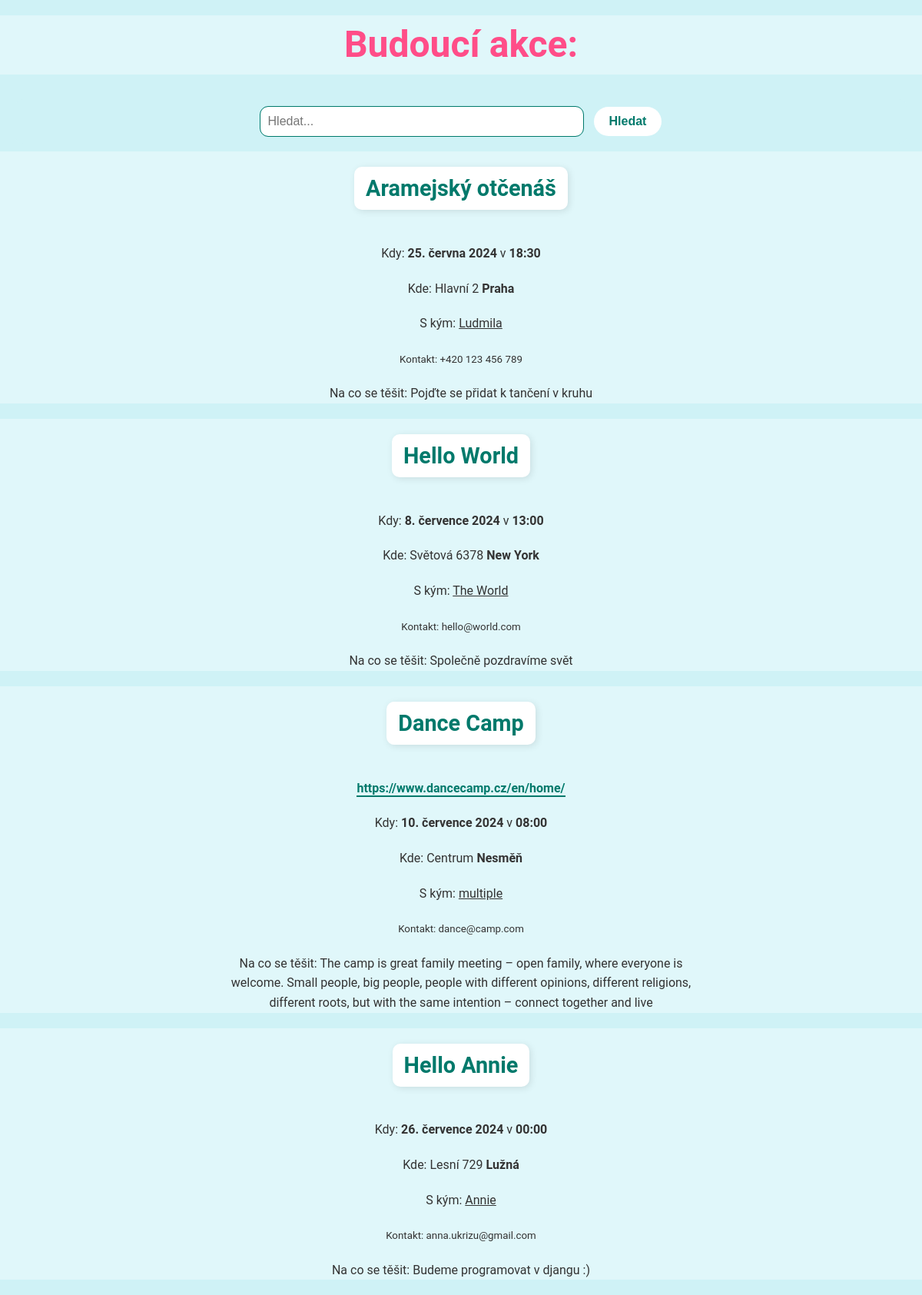
Page /eventlist/events/ on the committed database.
### eventlist/models.py (models this page shows, shortened)
class Event(models.Model):
  title = models.CharField(max_length=100)
  link = models.CharField(max_length=200, null=True, blank=True)
  date_time = models.DateTimeField("DateTime", default=datetime.datetime.now)
  town = models.CharField(max_length=100)
  adress = models.CharField(max_length=100)
  lector = models.CharField(max_length=100)
  contact = models.CharField(max_length=100)
  description = models.TextField()

### eventlist/views.py (the view)
# urls.py: path('events/', views.event_list, name="list"),
def event_list(request):
    events = Event.objects.all().order_by('date_time')
    return render(request, 'eventlist.html', {'events': events})

### eventlist/templatetags/custom_filters.py (called while the page is built)
@register.filter
def format_cz_date(value):
    if isinstance(value, datetime.datetime):
        months = [
            'ledna', 'února', 'března', 'dubna', 'května', 'června',
            'července', 'srpna', 'září', 'října', 'listopadu', 'prosince'
        ]
        day = value.day
        month = months[value.month - 1]
        year = value.year
        return f"{day}. {month} {year}"
    return value

@register.filter
def format_cz_time(value):
    if isinstance(value, datetime.datetime):
        return value.strftime('%H:%M')
    return value

### templates/eventlist.html (shortened to what this page needs)
{% load static %}
{% load custom_filters %}
<!DOCTYPE html>
<html lang="en">
<head>
    <link rel="stylesheet" type="text/css" href="{% static 'css/homepage1.css' %}">
</head>
<body>
    <h1>Budoucí akce:</h1>
    <div class="search-container">
        <form method="get" action="{% url 'eventlist:search' %}">
            <input type="text" name="query" placeholder="Hledat..." value="{{ request.GET.query }}">
            <button type="submit">Hledat</button>
        </form>
    </div>
    <div class="events">
        {% for event in events %}
            <div class="event">
                <h2>{{ event.title }}</h2>
                {% if event.link %}
                    <p><a href="{{ event.link }}">{{ event.link }}</a></p>
                {% endif %}
                <p>Kdy: <b>{{ event.date_time|format_cz_date }}</b> v <b>{{ event.date_time|format_cz_time }}</b></p>
                <p>Kde: {{ event.adress }} <b>{{ event.town }}</b></p>
                <p>S kým: <u>{{ event.lector }}</u></p>
                <p><small>Kontakt: {{ event.contact }}</small></p>
                <p>Na co se těšit: {{ event.description }}</p>
            </div>
        {% endfor %}
    </div>
</body>
</html>

### static/css/homepage1.css (style rules this page uses)
body { font-family: 'Roboto', sans-serif; background-color: #cff2f6; color: #333; margin: 0; padding: 0; line-height: 1.6; text-align: center; }
h1, h2 { text-align: center; color: #00796b; }
h1 { margin-top: 20px; font-size: 3em; font-weight: bold; color: rgb(255, 77, 136); background-color: #e0f7fa; }
h2 { font-size: 1.8em; font-weight: bold; margin-top: 20px; display: inline-block; background-color: #ffffff; padding: 5px 15px; border-radius: 10px; box-shadow: 2px 2px 10px rgba(0, 0, 0, 0.1); }
p { margin: 20px auto; max-width: 600px; padding: 0 15px; }
a { color: #00796b; text-decoration: none; font-weight: bold; border-bottom: 2px solid #00796b; transition: color 0.3s ease, border-bottom-color 0.3s ease; }
.event { background-color: #e0f7fa; }
.search-container { background-color: #cff2f6; border: none; text-align: center; margin: 10px 20px; padding: 10px; border-radius: 10px; }
.search-container input[type="text"] { padding: 10px; background-color: #ffffff; color: #434343; border: none; border-radius: 10px; font-size: 1em; width: 80%; max-width: 400px; margin-right: 10px; outline: 1px solid #00796b }
.search-container button { padding: 10px 20px; background-color: #ffffff; color: #00796b; border: none; border-radius: 20px; font-size: 1em; font-weight: bold; cursor: pointer; transition: background-color 0.3s ease, color 0.3s ease; }

### rows in the picture
Event: title "Aramejský otčenáš", date_time "25. června 2024", date_time "18:30", adress "Hlavní 2", town "Praha", lector "Ludmila", contact "+420 123 456 789", description "Pojďte se přidat k tančení v kruhu"
Event: title "Hello World", date_time "8. července 2024", date_time "13:00", adress "Světová 6378", town "New York", lector "The World", contact "hello@world.com", description "Společně pozdravíme svět"
Event: title "Dance Camp", link "https://www.dancecamp.cz/en/home/", date_time "10. července 2024", date_time "08:00", adress "Centrum", town "Nesměň", lector "multiple", contact "dance@camp.com", description "The camp is great family meeting – open family, where everyone is welcome. Small people, big people, people with different opinions, different religions, different roots, but with the same intention – connect together and live"
Event: title "Hello Annie", date_time "26. července 2024", date_time "00:00", adress "Lesní 729", town "Lužná", lector "Annie", contact "anna.ukrizu@gmail.com", description "Budeme programovat v djangu :)"
